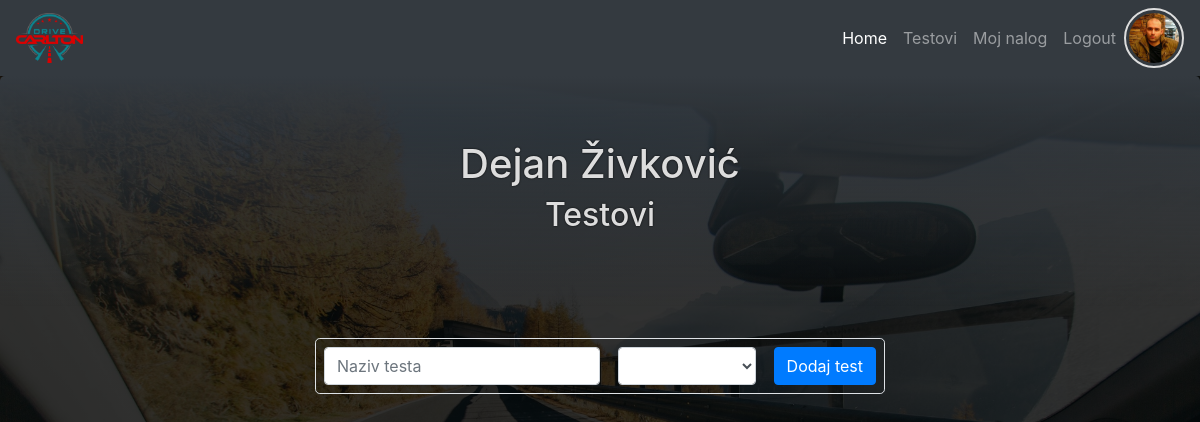
The page /testovi.php (signed in) on the database its author committed.
### tables this page shows
CREATE TABLE `users` (
  `id` int(11) NOT NULL,
  `first_name` varchar(50) NOT NULL,
  `last_name` varchar(50) NOT NULL,
  `date_birth` date NOT NULL,
  `email` varchar(50) NOT NULL,
  `password` varchar(60) NOT NULL,
  `created_at` timestamp NOT NULL DEFAULT CURRENT_TIMESTAMP,
  `last_login` timestamp NOT NULL DEFAULT CURRENT_TIMESTAMP,
  `profil_img` varchar(60) DEFAULT NULL,
  `role_id` int(11) DEFAULT NULL
);

### testovi.php (called while the page is built, shortened)
<?php
require_once "core/init.php";
$user_info = $User->selectSingleJoin(
    ["users", "roles"],
    "role_id",
    ["id" => $_SESSION["id"]]
);
require_once ROOT . "/view/testovi.view.php";

### core/init.php (called while the page is built, shortened)
<?php
require_once "config.php";
require_once "classes/Conection.php";
require_once "classes/QueryBuilder.php";
require_once "classes/User.php";
$User         = new User($database);

### core/classes/User.php (called while the page is built, shortened)
<?php
class User extends QueryBuilder
{
    public function isLoged()
    {
        if (isset($_SESSION["id"])) {
            return false;
        } else {
            return true;
        }
    }
}

### core/classes/QueryBuilder.php (called while the page is built, shortened)
<?php
class QueryBuilder extends Connection
{
    public function selectSingleJoin(array $table, String $join_on, $criteria)
    {
        $key = key($criteria);
        $sql = "SELECT
                {$table[0]}.*, {$table[0]}.id {$table[0]}_id, {$table[1]}.*
                FROM {$table[0]}
                JOIN {$table[1]}
                ON {$table[0]}.{$join_on} = {$table[1]}.id
                WHERE {$table[0]}.{$key} = :{$key}";
        $qry = $this->db->prepare($sql);
        $qry->execute($criteria);
        $result = $qry->fetch(PDO::FETCH_OBJ);
        return $result;
    }
}

### core/classes/Conection.php (called while the page is built, shortened)
<?php
class Connection
{
    public function __construct($database)
    {
        try {
            $this->db = new PDO("mysql:host={$database['host']};dbname={$database['dbname']}", $database["user"], $database["password"]);
        } catch (PDOException $err) {
            die("Doslo je do greske. Nije moguce konektovati se sa bazom - " . $err->getMessage());
        }
    }
}

### view/testovi.view.php (the view, shortened to what this page needs)
<?php
require ROOT . "/include/top.php";
require ROOT . "/include/main_nav.php";
?>
<header class="jumbotron text-center">
    <h1><?php echo "{$user_info->first_name} {$user_info->last_name}"; ?></h1>
    <h2>Testovi</h2>
</header>
<section class="container">
    <?php if($user_info->role=="admin"): ?>
    <article class="row">
        <form class="col-md-6 offset-md-3 row justify-content-between border rounded-lg p-2" action="testovi.php"
            method="post">
            <input class="form-control col-md-6" type="text" name="test_name" placeholder="Naziv testa">
            <select class="form-control col-md-3" name="category">
            </select>
            <button class="btn btn-primary" name="add_test" type="submit">Dodaj test</button>
        </form>
    </article>
    <?php endif; ?>
</section>
<?php
require ROOT . "/include/bottom.php";
?>

### include/main_nav.php (shortened to what this page needs)
<nav class="navbar navbar-expand-lg navbar-dark bg-dark">
    <a class="navbar-brand" href="<?php echo ROOT_DIR; ?>"><img class="img-fluid" src="asset/logo-sm.png" alt=""></a>
    <div class="collapse navbar-collapse" id="navbarNav">
        <ul class="navbar-nav ml-auto">
            <li class="nav-item active">
                <a class="nav-link" href="<?php echo ROOT_DIR; ?>">Home</a>
            </li>
            <li class="nav-item">
                <a class="nav-link" href="<?php echo ROOT_DIR; ?>/testovi.php">Testovi</a>
            </li>
            <?php if($User->isLoged()): ?>
            <li class="nav-item">
                <a class="nav-link" href="login_register.php">Login / Register</a>
            </li>
            <?php else: ?>
            <li class="nav-item">
                <a class="nav-link" href="user.php">Moj nalog</a>
            </li>
            <li class="nav-item">
                <a class="nav-link" href="logout.php">Logout</a>
            </li>
            <?php endif; ?>
        </ul>
        <?php if(!$User->isLoged()): ?>
        <div class="loged-profil">
            <img src="<?php echo ROOT_DIR . TARGET_DIR . ($user_info->profil_img ?:"../asset/logo-sm.png"); ?>" alt="">
        </div>
        <?php endif; ?>
    </div>
</nav>

### css/style.css (style rules this page uses)
* { margin: 0; padding: 0; box-sizing: border-box; }
body { background: linear-gradient(rgba(0, 0, 0, 0.8), rgba(0, 0, 0, 0.8)), url(../asset/bg.jpg); background-position: center top; background-size: cover; background-attachment: fixed; }
.jumbotron { background: linear-gradient(to bottom, rgba(52, 58, 64, 1), rgba(0, 0, 0, 0)); color: #ddd; }
h1, h1 + * { text-shadow: 0 0 2px #000; }
.navbar-brand img, .loged-profil img { height: 50px; }
.loged-profil img { border: 2px solid #ddd; padding: 3px; border-radius: 50%; width: 60px; height: 60px; object-fit: cover; }

### rows shown on the page
users: profil_img (picture), first_name "Dejan", last_name "Živković"
